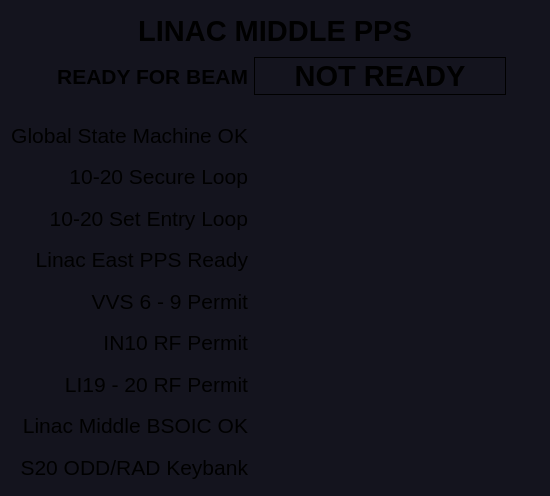
   <widget class="QFrame" name="frame_aux_2">
    <property name="geometry">
     <rect>
      <x>10</x>
      <y>55</y>
      <width>550</width>
      <height>496</height>
     </rect>
    </property>
    <property name="styleSheet">
     <string notr="true">QFrame {
background-color: rgb(20, 20, 30);
}
PyDMLabel {
  border-radius: 2px;
}
PyDMLabel[alarmSensitiveBorder=&quot;true&quot;][alarmSeverity=&quot;0&quot;] {
  background-color: rgb(0,0,10);
  color: rgb(0,255,0);
}

PyDMLabel[alarmSensitiveBorder=&quot;true&quot;][alarmSeverity=&quot;1&quot;] {
  color: rgb(0,0,0);
  background-color: rgb(255,255,0);
}

PyDMLabel[alarmSensitiveBorder=&quot;true&quot;][alarmSeverity=&quot;2&quot;] {
  background-color: rgb(255,0,0);
  color: rgb(255,255,255);
}

PyDMLabel[alarmSensitiveBorder=&quot;true&quot;][alarmSeverity=&quot;3&quot;] {
  background-color: rgb(192,0,255);
  color: rgb(255,255,0);
}

PyDMLabel[alarmSensitiveBorder=&quot;true&quot;][alarmSeverity=&quot;4&quot;] {
  color: rgb(218,218,218);
  background-color: rgb(25,25,25);
}</string>
    </property>
    <property name="frameShape">
     <enum>QFrame::NoFrame</enum>
    </property>
    <property name="frameShadow">
     <enum>QFrame::Plain</enum>
    </property>
    <layout class="QGridLayout" name="gridLayout_6">
     <item row="5" column="2" colspan="2">
      <widget class="PyDMLabel" name="PyDMLabel_55">
       <property name="minimumSize">
        <size>
         <width>252</width>
         <height>0</height>
        </size>
       </property>
       <property name="maximumSize">
        <size>
         <width>252</width>
         <height>16777215</height>
        </size>
       </property>
       <property name="font">
        <font>
         <pointsize>14</pointsize>
         <weight>50</weight>
         <bold>false</bold>
        </font>
       </property>
       <property name="toolTip">
        <string/>
       </property>
       <property name="alignment">
        <set>Qt::AlignCenter</set>
       </property>
       <property name="margin">
        <number>3</number>
       </property>
       <property name="alarmSensitiveContent">
        <bool>true</bool>
       </property>
       <property name="channel">
        <string>PPS:SYSM:1:ABSTATEERROR</string>
       </property>
      </widget>
     </item>
     <item row="10" column="2" colspan="2">
      <widget class="PyDMLabel" name="PyDMLabel_58">
       <property name="minimumSize">
        <size>
         <width>252</width>
         <height>0</height>
        </size>
       </property>
       <property name="maximumSize">
        <size>
         <width>252</width>
         <height>16777215</height>
        </size>
       </property>
       <property name="font">
        <font>
         <pointsize>14</pointsize>
         <weight>50</weight>
         <bold>false</bold>
        </font>
       </property>
       <property name="toolTip">
        <string/>
       </property>
       <property name="alignment">
        <set>Qt::AlignCenter</set>
       </property>
       <property name="margin">
        <number>3</number>
       </property>
       <property name="alarmSensitiveContent">
        <bool>true</bool>
       </property>
       <property name="channel">
        <string>PPS:SYSM:1:VVS_PERM</string>
       </property>
      </widget>
     </item>
     <item row="11" column="2" colspan="2">
      <widget class="PyDMLabel" name="PyDMLabel_61">
       <property name="minimumSize">
        <size>
         <width>252</width>
         <height>0</height>
        </size>
       </property>
       <property name="maximumSize">
        <size>
         <width>252</width>
         <height>16777215</height>
        </size>
       </property>
       <property name="font">
        <font>
         <pointsize>14</pointsize>
         <weight>50</weight>
         <bold>false</bold>
        </font>
       </property>
       <property name="toolTip">
        <string/>
       </property>
       <property name="alignment">
        <set>Qt::AlignCenter</set>
       </property>
       <property name="margin">
        <number>3</number>
       </property>
       <property name="alarmSensitiveContent">
        <bool>true</bool>
       </property>
       <property name="channel">
        <string>PPS:SYSM:1:INJ_PERM</string>
       </property>
      </widget>
     </item>
     <item row="12" column="2" colspan="2">
      <widget class="PyDMLabel" name="PyDMLabel_62">
       <property name="minimumSize">
        <size>
         <width>252</width>
         <height>0</height>
        </size>
       </property>
       <property name="maximumSize">
        <size>
         <width>252</width>
         <height>16777215</height>
        </size>
       </property>
       <property name="font">
        <font>
         <pointsize>14</pointsize>
         <weight>50</weight>
         <bold>false</bold>
        </font>
       </property>
       <property name="toolTip">
        <string/>
       </property>
       <property name="alignment">
        <set>Qt::AlignCenter</set>
       </property>
       <property name="margin">
        <number>3</number>
       </property>
       <property name="alarmSensitiveContent">
        <bool>true</bool>
       </property>
       <property name="channel">
        <string>PPS:SYSM:1:RF_PERM</string>
       </property>
      </widget>
     </item>
     <item row="6" column="2" colspan="2">
      <widget class="PyDMLabel" name="PyDMLabel_56">
       <property name="minimumSize">
        <size>
         <width>252</width>
         <height>0</height>
        </size>
       </property>
       <property name="maximumSize">
        <size>
         <width>252</width>
         <height>16777215</height>
        </size>
       </property>
       <property name="font">
        <font>
         <pointsize>14</pointsize>
         <weight>50</weight>
         <bold>false</bold>
        </font>
       </property>
       <property name="toolTip">
        <string/>
       </property>
       <property name="alignment">
        <set>Qt::AlignCenter</set>
       </property>
       <property name="margin">
        <number>3</number>
       </property>
       <property name="alarmSensitiveContent">
        <bool>true</bool>
       </property>
       <property name="channel">
        <string>PPS:SYSM:1:10_20SECLP</string>
       </property>
      </widget>
     </item>
     <item row="6" column="1">
      <widget class="QLabel" name="label_37">
       <property name="font">
        <font>
         <pointsize>16</pointsize>
         <weight>50</weight>
         <bold>false</bold>
        </font>
       </property>
       <property name="text">
        <string>10-20 Secure Loop</string>
       </property>
       <property name="alignment">
        <set>Qt::AlignRight|Qt::AlignTrailing|Qt::AlignVCenter</set>
       </property>
       <property name="margin">
        <number>5</number>
       </property>
      </widget>
     </item>
     <item row="3" column="2" colspan="2">
      <widget class="PyDMLabel" name="pwr_gun_56">
       <property name="minimumSize">
        <size>
         <width>252</width>
         <height>38</height>
        </size>
       </property>
       <property name="maximumSize">
        <size>
         <width>252</width>
         <height>16777215</height>
        </size>
       </property>
       <property name="font">
        <font>
         <pointsize>22</pointsize>
         <weight>75</weight>
         <bold>true</bold>
        </font>
       </property>
       <property name="toolTip">
        <string/>
       </property>
       <property name="styleSheet">
        <string notr="true">PyDMLabel[alarmSensitiveBorder=&quot;true&quot;][alarmSeverity=&quot;0&quot;] {
  background-color: rgb(0,255,0);
  color: rgb(0,0,0);
}

PyDMLabel[alarmSensitiveBorder=&quot;true&quot;][alarmSeverity=&quot;1&quot;] {
  color: rgb(0,0,0);
  background-color: rgb(255,255,0);
}

PyDMLabel[alarmSensitiveBorder=&quot;true&quot;][alarmSeverity=&quot;2&quot;] {
  background-color: rgb(255,0,0);
  color: rgb(255,255,255);
}

PyDMLabel[alarmSensitiveBorder=&quot;true&quot;][alarmSeverity=&quot;3&quot;] {
  background-color: rgb(192,0,255);
  color: rgb(255,255,0);
}

PyDMLabel[alarmSensitiveBorder=&quot;true&quot;][alarmSeverity=&quot;4&quot;] {
  color: rgb(218,218,218);
  background-color: rgb(25,25,25);
}</string>
       </property>
       <property name="frameShape">
        <enum>QFrame::Box</enum>
       </property>
       <property name="frameShadow">
        <enum>QFrame::Plain</enum>
       </property>
       <property name="text">
        <string>NOT READY</string>
       </property>
       <property name="alignment">
        <set>Qt::AlignCenter</set>
       </property>
       <property name="precision">
        <number>1</number>
       </property>
       <property name="showUnits">
        <bool>true</bool>
       </property>
       <property name="precisionFromPV">
        <bool>false</bool>
       </property>
       <property name="alarmSensitiveContent">
        <bool>false</bool>
       </property>
       <property name="alarmSensitiveBorder">
        <bool>true</bool>
       </property>
       <property name="PyDMToolTip">
        <string>PPS:SYSM:1:BEAM_READY</string>
       </property>
       <property name="channel">
        <string>PPS:SYSM:1:BEAM_READY</string>
       </property>
       <property name="enableRichText">
        <bool>false</bool>
       </property>
      </widget>
     </item>
     <item row="9" column="2" colspan="2">
      <widget class="PyDMLabel" name="PyDMLabel_60">
       <property name="minimumSize">
        <size>
         <width>252</width>
         <height>0</height>
        </size>
       </property>
       <property name="maximumSize">
        <size>
         <width>252</width>
         <height>16777215</height>
        </size>
       </property>
       <property name="font">
        <font>
         <pointsize>14</pointsize>
         <weight>50</weight>
         <bold>false</bold>
        </font>
       </property>
       <property name="toolTip">
        <string/>
       </property>
       <property name="alignment">
        <set>Qt::AlignCenter</set>
       </property>
       <property name="margin">
        <number>3</number>
       </property>
       <property name="alarmSensitiveContent">
        <bool>true</bool>
       </property>
       <property name="channel">
        <string>PPS:SYSM:1:ETOM_BEAMOK</string>
       </property>
      </widget>
     </item>
     <item row="7" column="2" colspan="2">
      <widget class="PyDMLabel" name="PyDMLabel_57">
       <property name="minimumSize">
        <size>
         <width>252</width>
         <height>0</height>
        </size>
       </property>
       <property name="maximumSize">
        <size>
         <width>252</width>
         <height>16777215</height>
        </size>
       </property>
       <property name="font">
        <font>
         <pointsize>14</pointsize>
         <weight>50</weight>
         <bold>false</bold>
        </font>
       </property>
       <property name="toolTip">
        <string/>
       </property>
       <property name="styleSheet">
        <string notr="true">QFrame {
background-color: rgb(20, 20, 30);
}
PyDMLabel {
  border-radius: 2px;
}
PyDMLabel[alarmSensitiveBorder=&quot;true&quot;][alarmSeverity=&quot;2&quot;] {
  background-color: rgb(0,0,10);
  color: rgb(0,255,0);
}

PyDMLabel[alarmSensitiveBorder=&quot;true&quot;][alarmSeverity=&quot;1&quot;] {
  color: rgb(0,0,0);
  background-color: rgb(255,255,0);
}

PyDMLabel[alarmSensitiveBorder=&quot;true&quot;][alarmSeverity=&quot;0&quot;] {
  background-color: rgb(255,0,0);
  color: rgb(255,255,255);
}

PyDMLabel[alarmSensitiveBorder=&quot;true&quot;][alarmSeverity=&quot;3&quot;] {
  background-color: rgb(192,0,255);
  color: rgb(255,255,0);
}

PyDMLabel[alarmSensitiveBorder=&quot;true&quot;][alarmSeverity=&quot;4&quot;] {
  color: rgb(218,218,218);
  background-color: rgb(25,25,25);
}</string>
       </property>
       <property name="alignment">
        <set>Qt::AlignCenter</set>
       </property>
       <property name="margin">
        <number>3</number>
       </property>
       <property name="alarmSensitiveContent">
        <bool>true</bool>
       </property>
       <property name="channel">
        <string>PPS:SYSM:1:10_20ENTRYLP</string>
       </property>
      </widget>
     </item>
     <item row="15" column="2" colspan="2">
      <widget class="PyDMLabel" name="PyDMLabel_63">
       <property name="minimumSize">
        <size>
         <width>252</width>
         <height>0</height>
        </size>
       </property>
       <property name="maximumSize">
        <size>
         <width>252</width>
         <height>16777215</height>
        </size>
       </property>
       <property name="font">
        <font>
         <pointsize>14</pointsize>
         <weight>50</weight>
         <bold>false</bold>
        </font>
       </property>
       <property name="toolTip">
        <string/>
       </property>
       <property name="alignment">
        <set>Qt::AlignCenter</set>
       </property>
       <property name="margin">
        <number>3</number>
       </property>
       <property name="alarmSensitiveContent">
        <bool>true</bool>
       </property>
       <property name="channel">
        <string>PPS:LI20:1:ODDKEY</string>
       </property>
      </widget>
     </item>
     <item row="13" column="2" colspan="2">
      <widget class="PyDMLabel" name="PyDMLabel_59">
       <property name="minimumSize">
        <size>
         <width>252</width>
         <height>0</height>
        </size>
       </property>
       <property name="maximumSize">
        <size>
         <width>252</width>
         <height>16777215</height>
        </size>
       </property>
       <property name="font">
        <font>
         <pointsize>14</pointsize>
         <weight>50</weight>
         <bold>false</bold>
        </font>
       </property>
       <property name="toolTip">
        <string/>
       </property>
       <property name="alignment">
        <set>Qt::AlignCenter</set>
       </property>
       <property name="margin">
        <number>3</number>
       </property>
       <property name="alarmSensitiveContent">
        <bool>true</bool>
       </property>
       <property name="channel">
        <string>BSOC:SYSM:1:SUM</string>
       </property>
      </widget>
     </item>
     <item row="15" column="1">
      <widget class="QLabel" name="label_53">
       <property name="font">
        <font>
         <pointsize>16</pointsize>
         <weight>50</weight>
         <bold>false</bold>
        </font>
       </property>
       <property name="text">
        <string>S20 ODD/RAD Keybank</string>
       </property>
       <property name="alignment">
        <set>Qt::AlignRight|Qt::AlignTrailing|Qt::AlignVCenter</set>
       </property>
       <property name="margin">
        <number>5</number>
       </property>
      </widget>
     </item>
     <item row="13" column="1">
      <widget class="QLabel" name="label_39">
       <property name="font">
        <font>
         <pointsize>16</pointsize>
         <weight>50</weight>
         <bold>false</bold>
        </font>
       </property>
       <property name="text">
        <string>Linac Middle BSOIC OK</string>
       </property>
       <property name="alignment">
        <set>Qt::AlignRight|Qt::AlignTrailing|Qt::AlignVCenter</set>
       </property>
       <property name="margin">
        <number>5</number>
       </property>
      </widget>
     </item>
     <item row="12" column="1">
      <widget class="QLabel" name="label_42">
       <property name="font">
        <font>
         <pointsize>16</pointsize>
         <weight>50</weight>
         <bold>false</bold>
        </font>
       </property>
       <property name="text">
        <string>LI19 - 20 RF Permit</string>
       </property>
       <property name="alignment">
        <set>Qt::AlignRight|Qt::AlignTrailing|Qt::AlignVCenter</set>
       </property>
       <property name="margin">
        <number>5</number>
       </property>
      </widget>
     </item>
     <item row="11" column="1">
      <widget class="QLabel" name="label_41">
       <property name="font">
        <font>
         <pointsize>16</pointsize>
         <weight>50</weight>
         <bold>false</bold>
        </font>
       </property>
       <property name="text">
        <string>IN10 RF Permit</string>
       </property>
       <property name="alignment">
        <set>Qt::AlignRight|Qt::AlignTrailing|Qt::AlignVCenter</set>
       </property>
       <property name="margin">
        <number>5</number>
       </property>
      </widget>
     </item>
     <item row="10" column="1">
      <widget class="QLabel" name="label_38">
       <property name="font">
        <font>
         <pointsize>16</pointsize>
         <weight>50</weight>
         <bold>false</bold>
        </font>
       </property>
       <property name="text">
        <string>VVS 6 - 9 Permit</string>
       </property>
       <property name="alignment">
        <set>Qt::AlignRight|Qt::AlignTrailing|Qt::AlignVCenter</set>
       </property>
       <property name="margin">
        <number>5</number>
       </property>
      </widget>
     </item>
     <item row="9" column="1">
      <widget class="QLabel" name="label_40">
       <property name="font">
        <font>
         <pointsize>16</pointsize>
         <weight>50</weight>
         <bold>false</bold>
        </font>
       </property>
       <property name="text">
        <string>Linac East PPS Ready</string>
       </property>
       <property name="alignment">
        <set>Qt::AlignRight|Qt::AlignTrailing|Qt::AlignVCenter</set>
       </property>
       <property name="margin">
        <number>5</number>
       </property>
      </widget>
     </item>
     <item row="7" column="1">
      <widget class="QLabel" name="label_36">
       <property name="font">
        <font>
         <pointsize>16</pointsize>
         <weight>50</weight>
         <bold>false</bold>
        </font>
       </property>
       <property name="text">
        <string>10-20 Set Entry Loop</string>
       </property>
       <property name="alignment">
        <set>Qt::AlignRight|Qt::AlignTrailing|Qt::AlignVCenter</set>
       </property>
       <property name="margin">
        <number>5</number>
       </property>
      </widget>
     </item>
     <item row="5" column="1">
      <widget class="QLabel" name="label_35">
       <property name="font">
        <font>
         <pointsize>16</pointsize>
         <weight>50</weight>
         <bold>false</bold>
        </font>
       </property>
       <property name="text">
        <string>Global State Machine OK</string>
       </property>
       <property name="alignment">
        <set>Qt::AlignRight|Qt::AlignTrailing|Qt::AlignVCenter</set>
       </property>
       <property name="margin">
        <number>5</number>
       </property>
      </widget>
     </item>
     <item row="4" column="1" colspan="3">
      <widget class="PyDMDrawingLine" name="PyDMDrawingLine_10">
       <property name="minimumSize">
        <size>
         <width>0</width>
         <height>10</height>
        </size>
       </property>
       <property name="maximumSize">
        <size>
         <width>16777215</width>
         <height>10</height>
        </size>
       </property>
       <property name="toolTip">
        <string/>
       </property>
       <property name="styleSheet">
        <string notr="true">background-color: rgba(255, 255, 255, 0);</string>
       </property>
       <property name="brush">
        <brush brushstyle="SolidPattern">
         <color alpha="255">
          <red>200</red>
          <green>200</green>
          <blue>200</blue>
         </color>
        </brush>
       </property>
       <property name="penColor">
        <color>
         <red>80</red>
         <green>80</green>
         <blue>80</blue>
        </color>
       </property>
       <property name="penWidth">
        <double>1.000000000000000</double>
       </property>
      </widget>
     </item>
     <item row="3" column="1">
      <widget class="QLabel" name="label_28">
       <property name="minimumSize">
        <size>
         <width>0</width>
         <height>38</height>
        </size>
       </property>
       <property name="font">
        <font>
         <pointsize>16</pointsize>
         <weight>75</weight>
         <bold>true</bold>
        </font>
       </property>
       <property name="text">
        <string>READY FOR BEAM</string>
       </property>
       <property name="alignment">
        <set>Qt::AlignRight|Qt::AlignTrailing|Qt::AlignVCenter</set>
       </property>
       <property name="margin">
        <number>5</number>
       </property>
      </widget>
     </item>
     <item row="0" column="1" colspan="3">
      <widget class="QLabel" name="label_3">
       <property name="minimumSize">
        <size>
         <width>0</width>
         <height>40</height>
        </size>
       </property>
       <property name="maximumSize">
        <size>
         <width>16777215</width>
         <height>40</height>
        </size>
       </property>
       <property name="font">
        <font>
         <pointsize>22</pointsize>
         <weight>75</weight>
         <bold>true</bold>
        </font>
       </property>
       <property name="styleSheet">
        <string notr="true"/>
       </property>
       <property name="text">
        <string>LINAC MIDDLE PPS</string>
       </property>
       <property name="alignment">
        <set>Qt::AlignCenter</set>
       </property>
       <property name="margin">
        <number>5</number>
       </property>
      </widget>
     </item>
    </layout>
   </widget>
